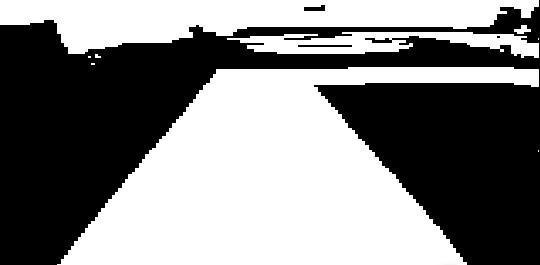
%> input picture 2015.5.25_1.bmp, 540 x 265 px
$ octave Image_5.m   (GNU Octave 9; MATLAB toolbox functions it lacks are replaced by stand-ins)
%> lines starting %> are read from the running program, lines starting %| are printed output that depends on the picture; in (x1, y1, x2, y2) boxes, pixels count from 0 and x2, y2 are one past the last pixel; in counts of white or black regions, pixels touching at a corner belong together; the program's own positions count from 1
clc;
clear all;
img_BMP = imread('2015.5.25_1.bmp','bmp');
%> img_BMP is the input picture: size 265x540 uint8; min 0, max 255, mean 130
subplot(2,2,1),imshow(img_BMP);
img_size = size(img_BMP)%显示图像大小
%> img_size = [265 540]
img_Edge = zeros(img_size(1), img_size(2));%边线提取
fuc_EdgeL = zeros(1,img_size(1));          %左边线函数计算
fuc_EdgeR = zeros(1,img_size(1));          %右边线函数计算

img_ReEdge = zeros(img_size(1), img_size(2));%图像复原数组
img_Rebuild = zeros(img_size(1), img_size(2));%图像复原数组

leftJPStart = uint16(img_size(2)/2);
%> leftJPStart = 270
rightJPStart = uint16(leftJPStart + 1);
%> rightJPStart = 271
leftJPEnd = uint16(2);
rightJPEnd = uint16(img_size(2));
%> rightJPEnd = 540
edgeLine = zeros(img_size(1),3);
antLine = zeros(2,2);

i = uint16(0);
j = uint16(0);
antLine(1,1) = uint16(img_size(1));
antLine(1,2) = uint16(img_size(2)/2);
antLine(2,1) = uint16(0);
antLine(2,2) = uint16(0);
antStart = 0;
antDirect = 2;
while 1
    if(antStart == 0)
        if( img_BMP(antLine(1,1),antLine(1,2)) == 255 && img_BMP(antLine(1,1),antLine(1,2)-1) == 255)
            if(antLine(1,2) == 1)
                antLine(1,1) = img_size(1) - 1;
                antLine(1,2) = uint16(img_size(2)/2)
                continue;
            end
            antLine(1,2) = antLine(1,2) - 1;
        elseif( img_BMP(antLine(1,1),antLine(1,2)) == 255 && img_BMP(antLine(1,1),antLine(1,2)-1) == 0)
            antLine(2,1) = antLine(1,1);
            antLine(2,2) = antLine(1,2)-1;

            edgeLine(antLine(1,1),1) = antLine(2,2);
            img_Edge(antLine(1,1),antLine(2,2)) = 255;

            antDirect = 2;
            antStart = 1;
        end
    end
    if(antStart)
        switch antDirect
            case 1
                if(img_BMP(antLine(1,1)-1,antLine(1,2)) == 0)
                    antLine(2,1) = antLine(1,1)-1;
                    antLine(2,2) = antLine(1,2);
                    antDirect = 4;

                    img_Edge(antLine(1,1),antLine(1,2)) = 255;
                    break;
                end
                break;
            case 2
                if(img_BMP(antLine(1,1)-1,antLine(1,2)) == 0)
                    antLine(2,1) = antLine(1,1)-1;
                    antLine(2,2) = antLine(1,2);
                    antDirect = 4;

                    img_Edge(antLine(1,1),antLine(1,2)) = 255;
                    break;
                end
                break;
            case 3
                if(img_BMP(antLine(1,1),antLine(1,2)+1) == 0)
                    antLine(2,1) = antLine(1,1);
                    antLine(2,2) = antLine(1,2)+1;
                    antDirect = 1;

                    img_Edge(antLine(1,1),antLine(1,2)) = 255;
                    break;
                elseif(img_BMP(antLine(1,1),antLine(1,2)-1) == 0)
                    antLine(2,1) = antLine(1,1);
                    antLine(2,2) = antLine(1,2)-1;
                    antDirect = 2;

                    img_Edge(antLine(1,1),antLine(1,2)) = 255;
                    break;
                end
                break;
            case 4
                if(img_BMP(antLine(1,1),antLine(1,2)+1) == 0)
                    antLine(2,1) = antLine(1,1);
                    antLine(2,2) = antLine(1,2)+1;
                    antDirect = 1;

                    img_Edge(antLine(1,1),antLine(1,2)) = 255;
                    break;
                elseif(img_BMP(antLine(1,1),antLine(1,2)-1) == 0)
                    antLine(2,1) = antLine(1,1);
                    antLine(2,2) = antLine(1,2)-1;
                    antDirect = 2;

                    img_Edge(antLine(1,1),antLine(1,2)) = 255;
                    break;
                end
                break;
        end
        switch antDirect
            case 1
                if(img_BMP(antLine(2,1)-1,antLine(2,2)) == 255)
                    antLine(1,1) = antLine(2,1)-1;
                    antLine(1,2) = antLine(2,2);
                    antDirect = 3;

                    img_Edge(antLine(1,1),antLine(1,2)) = 255;
                    break;
                elseif(img_BMP(antLine(2,1)+1,antLine(2,2)) == 0)
                    antLine(1,1) = antLine(1,1)+1;
                    antLine(1,2) = antLine(1,2);
                    antLine(2,1) = antLine(2,1)+1;
                    antLine(2,2) = antLine(2,2);
                    antDirect = 1;

                    img_Edge(antLine(1,1),antLine(1,2)) = 255;
                    break;
                end
                break;
            case 2
                if(img_BMP(antLine(2,1)-1,antLine(2,2)) == 255)
                    antLine(1,1) = antLine(2,1)-1;
                    antLine(1,2) = antLine(2,2);
                    antDirect = 3;

                    img_Edge(antLine(1,1),antLine(1,2)) = 255;
                    break;
                elseif(img_BMP(antLine(2,1)+1,antLine(2,2)) == 0)
                    antLine(1,1) = antLine(1,1)+1;
                    antLine(1,2) = antLine(1,2);
                    antLine(2,1) = antLine(2,1)+1;
                    antLine(2,2) = antLine(2,2);
                    antDirect = 2;

                    img_Edge(antLine(1,1),antLine(1,2)) = 255;
                    break;
                end
                break;
            case 3
                if(img_BMP(antLine(2,1),antLine(2,2)+1) == 255)
                    antLine(1,1) = antLine(2,1);
                    antLine(1,2) = antLine(2,2)+1;
                    antDirect = 2;

                    img_Edge(antLine(1,1),antLine(1,2)) = 255;
                    break;
                elseif(img_BMP(antLine(2,1),antLine(2,2)-1) == 255)
                    antLine(1,1) = antLine(2,1);
                    antLine(1,2) = antLine(2,2)-1;
                    antDirect = 1;

                    img_Edge(antLine(1,1),antLine(1,2)) = 255;
                    break;
                elseif(img_BMP(antLine(2,1),antLine(2,2)+1) == 0)
                    antLine(1,1) = antLine(1,1);
                    antLine(1,2) = antLine(1,2)+1;
                    antLine(2,1) = antLine(2,1);
                    antLine(2,2) = antLine(2,2)+1;
                    antDirect = 3;

                    img_Edge(antLine(1,1),antLine(1,2)) = 255;
                    break;
                elseif(img_BMP(antLine(2,1),antLine(2,2)-1) == 0)
                    antLine(1,1) = antLine(1,1);
                    antLine(1,2) = antLine(1,2)-1;
                    antLine(2,1) = antLine(2,1);
                    antLine(2,2) = antLine(2,2)-1;
                    antDirect = 3;

                    img_Edge(antLine(1,1),antLine(1,2)) = 255;
                    break;
                end
                break;
            case 4
                if(img_BMP(antLine(2,1),antLine(2,2)+1) == 255)
                    antLine(1,1) = antLine(2,1);
                    antLine(1,2) = antLine(2,2)+1;
                    antDirect = 2;

                    img_Edge(antLine(1,1),antLine(1,2)) = 255;
                    break;
                elseif(img_BMP(antLine(2,1),antLine(2,2)-1) == 255)
                    antLine(1,1) = antLine(2,1);
                    antLine(1,2) = antLine(2,2)-1;
                    antDirect = 1;

                    img_Edge(antLine(1,1),antLine(1,2)) = 255;
                    break;
                elseif(img_BMP(antLine(2,1),antLine(2,2)+1) == 0)
                    antLine(1,1) = antLine(1,1);
                    antLine(1,2) = antLine(1,2)+1;
                    antLine(2,1) = antLine(2,1);
                    antLine(2,2) = antLine(2,2)+1;
                    antDirect = 4;

                    img_Edge(antLine(1,1),antLine(1,2)) = 255;
                    break;
                elseif(img_BMP(antLine(2,1),antLine(2,2)-1) == 0)
                    antLine(1,1) = antLine(1,1);
                    antLine(1,2) = antLine(1,2)-1;
                    antLine(2,1) = antLine(2,1);
                    antLine(2,2) = antLine(2,2)-1;
                    antDirect = 4;

                    img_Edge(antLine(1,1),antLine(1,2)) = 255;
                    break;
                end
                break;
        end
        %break;
    end
end
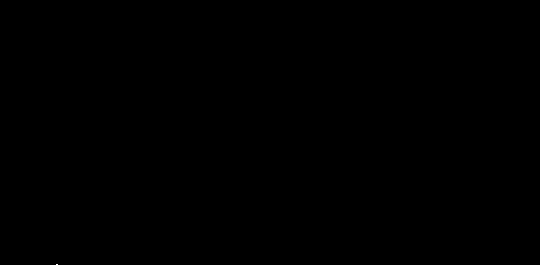
%> img_Edge: size 265x540 double; 0% white in thin lines or dots, all inside (x1, y1, x2, y2) = (56, 264, 58, 265)
%> after the loop, antDirect = 4; antLine = [265 58; 264 58]; antStart = 1; edgeLine = 265 rows, first 12: [0 0 0; 0 0 0; 0 0 0; 0 0 0; 0 0 0; 0 0 0; 0 0 0; 0 0 0; 0 0 0; 0 0 0; 0 0 0; 0 0 0]
subplot(2,2,2),imshow(img_Edge);
